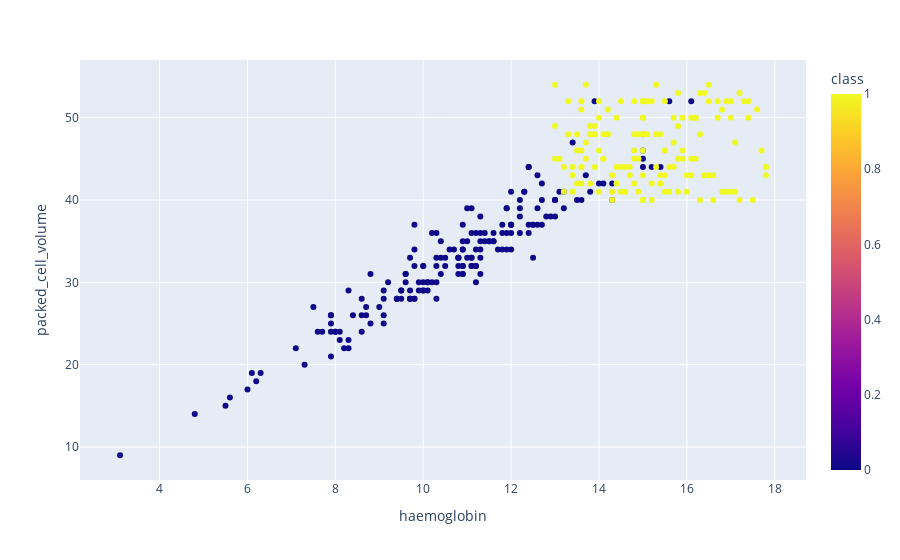

The code cell stored with this chart in its notebook:
### Code cell
scatter('haemoglobin', 'packed_cell_volume')

### Figure 1 — Plotly figure (JSON) as saved in the notebook; plotly's stock layout.template omitted (floating-point values rounded to 4 significant figures; data arrays with more than 128 entries replaced by an {"elided": "..."} marker saying what was removed)
{"data": [{"hovertemplate": "haemoglobin=%{x}<br>packed_cell_volume=%{y}<br>class=%{marker.color}<extra></extra>", "legendgroup": "", "marker": {"color": {"elided": "400 int values"}, "coloraxis": "coloraxis", "symbol": "circle"}, "mode": "markers", "name": "", "orientation": "v", "showlegend": false, "type": "scatter", "x": {"elided": "400 float values"}, "xaxis": "x", "y": {"elided": "400 int values"}, "yaxis": "y"}], "layout": {"coloraxis": {"colorbar": {"title": {"text": "class"}}, "colorscale": [[0, "#0d0887"], [0.1111, "#46039f"], [0.2222, "#7201a8"], [0.3333, "#9c179e"], [0.4444, "#bd3786"], [0.5556, "#d8576b"], [0.6667, "#ed7953"], [0.7778, "#fb9f3a"], [0.8889, "#fdca26"], [1, "#f0f921"]]}, "legend": {"tracegroupgap": 0}, "margin": {"t": 60}, "xaxis": {"anchor": "y", "domain": [0, 1], "title": {"text": "haemoglobin"}}, "yaxis": {"anchor": "x", "domain": [0, 1], "title": {"text": "packed_cell_volume"}}}}
